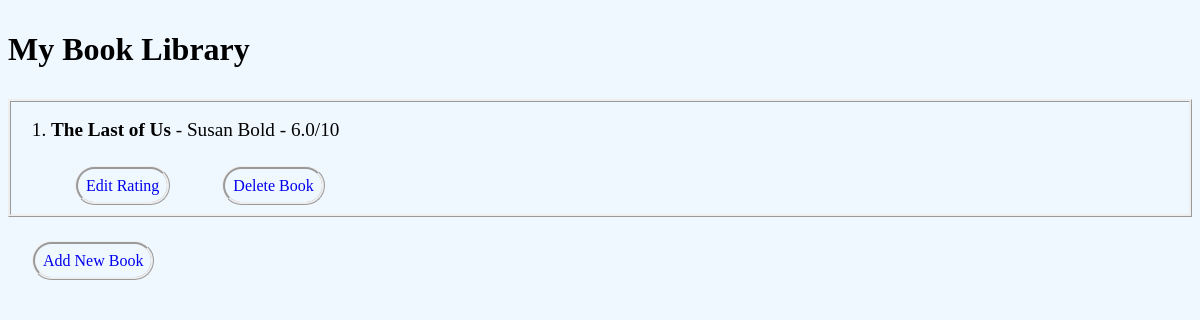
The app's page /, older data.
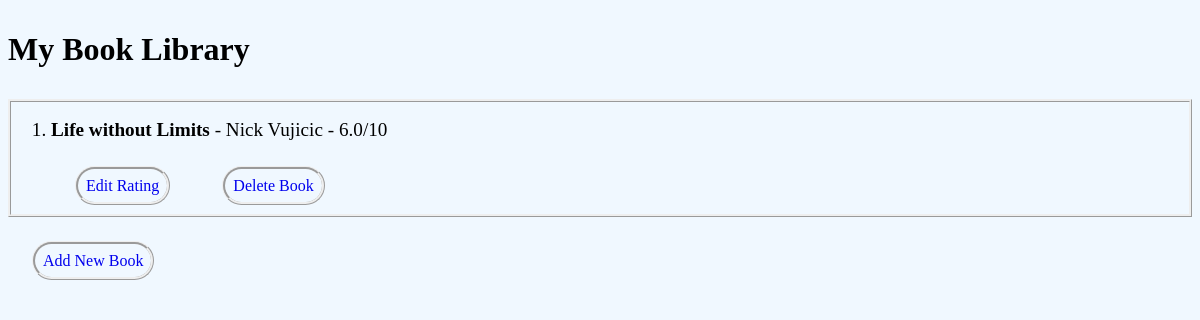
The same page, newer data.
### My Library of Books/main.py (models this page shows)
    class Book(db.Model):
        id = db.Column(db.Integer, primary_key=True)
        title = db.Column(db.String(250), unique=True, nullable=False)
        author = db.Column(db.String(250), nullable=False)
        rating = db.Column(db.Float, nullable=False)

### My Library of Books/main.py (the view)
@app.route('/')
def home():
    all_books = Book.query.order_by(desc(Book.rating)).all()
    db.session.commit()
    return render_template("home.html", books=all_books)

### My Library of Books/templates/home.html (shortened to what this page needs)
<!DOCTYPE html>
<html lang="en">
<head>
    <link rel="stylesheet" href="../static/styles.css">
</head>
<body>
    <h1>My Book Library</h1>
    {% if books == []: %}
    <p>Book Library is empty.</p>
    {% else: %}
    <ol>
        {% for book in books %}
        <li><b>{{book.title}}</b> - {{book.author}} - {{book.rating}}/10</li>
        <a href="{{ url_for('edit', id=book.id) }}">Edit Rating</a>
        <a href="{{ url_for('delete', id=book.id) }}">Delete Book</a>
        {% endfor %}
    {% endif %}
    </ol>
    <a href="{{ url_for('add')}}">Add New Book</a>
</body>
</html>

### My Library of Books/static/styles.css (style rules this page uses)
body { background-color: aliceblue; line-height: 3.5rem; }
a { margin-left: 1.5rem; margin-right: 1.5rem; border-style: ridge; border-radius: 2.5rem; padding: .5rem; }
a:link { text-decoration: none; }
ol { border-style: ridge; }
li { font-size: larger; }

Row changes from the older to the newer data that the page shows:
changed Book: title "The Last of Us" → "Life without Limits"; author "Susan Bold" → "Nick Vujicic"
